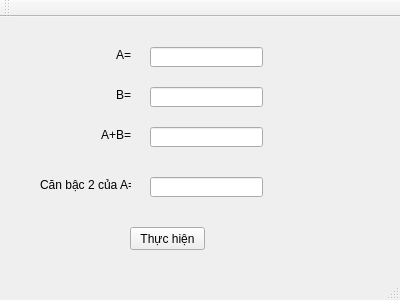
<?xml version="1.0" encoding="UTF-8"?>
<ui version="4.0">
 <class>MainWindow</class>
 <widget class="QMainWindow" name="MainWindow">
  <property name="geometry">
   <rect>
    <x>0</x>
    <y>0</y>
    <width>400</width>
    <height>300</height>
   </rect>
  </property>
  <property name="windowTitle">
   <string>MainWindow</string>
  </property>
  <widget class="QWidget" name="centralWidget">
   <widget class="QLineEdit" name="A">
    <property name="geometry">
     <rect>
      <x>150</x>
      <y>30</y>
      <width>113</width>
      <height>20</height>
     </rect>
    </property>
   </widget>
   <widget class="QLineEdit" name="B">
    <property name="geometry">
     <rect>
      <x>150</x>
      <y>70</y>
      <width>113</width>
      <height>20</height>
     </rect>
    </property>
   </widget>
   <widget class="QLineEdit" name="AB">
    <property name="geometry">
     <rect>
      <x>150</x>
      <y>110</y>
      <width>113</width>
      <height>20</height>
     </rect>
    </property>
   </widget>
   <widget class="QLineEdit" name="CA">
    <property name="geometry">
     <rect>
      <x>150</x>
      <y>160</y>
      <width>113</width>
      <height>20</height>
     </rect>
    </property>
   </widget>
   <widget class="QLabel" name="label">
    <property name="geometry">
     <rect>
      <x>40</x>
      <y>30</y>
      <width>91</width>
      <height>16</height>
     </rect>
    </property>
    <property name="text">
     <string>A=</string>
    </property>
    <property name="alignment">
     <set>Qt::AlignRight|Qt::AlignTrailing|Qt::AlignVCenter</set>
    </property>
   </widget>
   <widget class="QLabel" name="label_2">
    <property name="geometry">
     <rect>
      <x>40</x>
      <y>70</y>
      <width>91</width>
      <height>16</height>
     </rect>
    </property>
    <property name="text">
     <string>B=</string>
    </property>
    <property name="alignment">
     <set>Qt::AlignRight|Qt::AlignTrailing|Qt::AlignVCenter</set>
    </property>
   </widget>
   <widget class="QLabel" name="label_3">
    <property name="geometry">
     <rect>
      <x>40</x>
      <y>110</y>
      <width>91</width>
      <height>16</height>
     </rect>
    </property>
    <property name="text">
     <string>A+B=</string>
    </property>
    <property name="alignment">
     <set>Qt::AlignRight|Qt::AlignTrailing|Qt::AlignVCenter</set>
    </property>
   </widget>
   <widget class="QLabel" name="label_4">
    <property name="geometry">
     <rect>
      <x>40</x>
      <y>160</y>
      <width>91</width>
      <height>16</height>
     </rect>
    </property>
    <property name="text">
     <string>Căn bậc 2 của A=</string>
    </property>
   </widget>
   <widget class="QPushButton" name="Exe">
    <property name="geometry">
     <rect>
      <x>130</x>
      <y>210</y>
      <width>75</width>
      <height>23</height>
     </rect>
    </property>
    <property name="text">
     <string>Thực hiện</string>
    </property>
   </widget>
  </widget>
  <widget class="QMenuBar" name="menuBar">
   <property name="geometry">
    <rect>
     <x>0</x>
     <y>0</y>
     <width>400</width>
     <height>21</height>
    </rect>
   </property>
  </widget>
  <widget class="QToolBar" name="mainToolBar">
   <attribute name="toolBarArea">
    <enum>TopToolBarArea</enum>
   </attribute>
   <attribute name="toolBarBreak">
    <bool>false</bool>
   </attribute>
  </widget>
  <widget class="QStatusBar" name="statusBar"/>
 </widget>
 <layoutdefault spacing="6" margin="11"/>
 <resources/>
 <connections/>
</ui>
